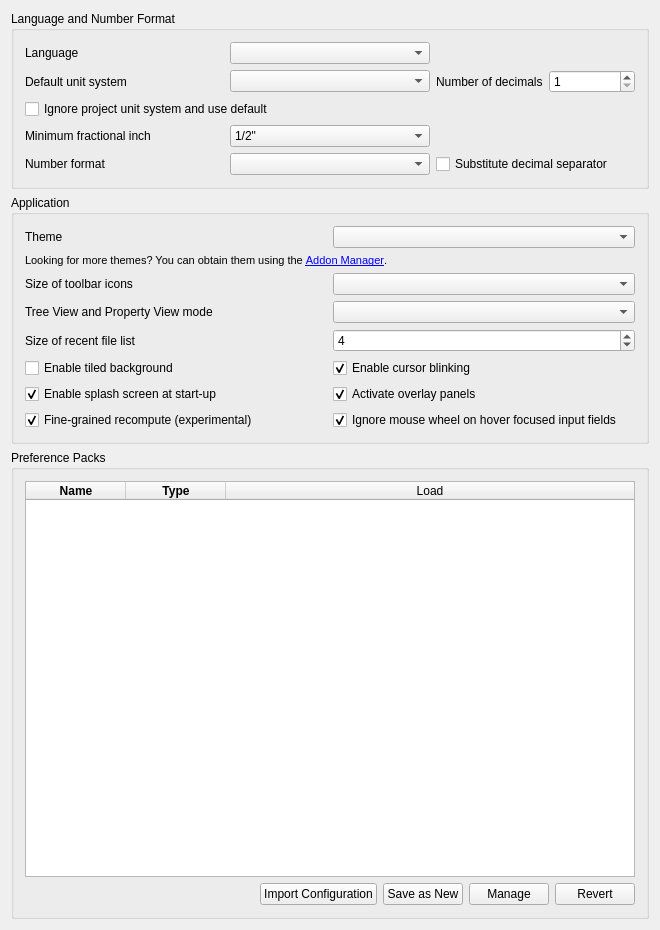
<?xml version="1.0" encoding="UTF-8"?>
<ui version="4.0">
 <class>Gui::Dialog::DlgSettingsGeneral</class>
 <widget class="QWidget" name="Gui::Dialog::DlgSettingsGeneral">
  <property name="geometry">
   <rect>
    <x>0</x>
    <y>0</y>
    <width>660</width>
    <height>930</height>
   </rect>
  </property>
  <property name="windowTitle">
   <string>General</string>
  </property>
   <layout class="QVBoxLayout" name="verticalLayout">
    <item>
     <widget class="QGroupBox" name="GroupBox7">
      <property name="title">
       <string>Language and Number Format</string>
      </property>
      <layout class="QGridLayout">
       <property name="leftMargin">
        <number>11</number>
       </property>
       <property name="topMargin">
        <number>11</number>
       </property>
       <property name="rightMargin">
        <number>11</number>
       </property>
       <property name="bottomMargin">
        <number>11</number>
       </property>
       <property name="spacing">
        <number>6</number>
       </property>
       <item row="0" column="0">
        <widget class="QLabel" name="TextLabel1_4">
         <property name="text">
          <string>Language</string>
         </property>
        </widget>
       </item>
       <item row="0" column="1">
        <widget class="QComboBox" name="Languages">
         <property name="toolTip">
          <string>Language of the application's user interface</string>
         </property>
        </widget>
       </item>
       <item row="1" column="0">
        <widget class="QLabel" name="unitSystemLabel">
         <property name="text">
          <string>Default unit system</string>
         </property>
        </widget>
       </item>
       <item row="1" column="1">
        <widget class="QComboBox" name="comboBox_UnitSystem">
         <property name="toolTip">
          <string>Unit system for all parts of the application. Can be overridden by specifying a document unit system.</string>
         </property>
        </widget>
       </item>
       <item row="1" column="2">
        <layout class="QHBoxLayout" name="horizontalLayout_3">
         <item>
          <widget class="QLabel" name="decimalsLabel">
           <property name="text">
            <string>Number of decimals</string>
           </property>
          </widget>
         </item>
         <item>
          <widget class="QSpinBox" name="spinBoxDecimals">
           <property name="toolTip">
            <string>Number of decimals that should be shown for numbers and dimensions</string>
           </property>
           <property name="minimum">
            <number>1</number>
           </property>
           <property name="maximum">
            <number>12</number>
           </property>
          </widget>
         </item>
        </layout>
       </item>
       <item row="2" column="0" colspan="3">
        <widget class="QCheckBox" name="checkBox_projectUnitSystemIgnore">
          <property name="toolTip">
           <string>Ignores document unit systems</string>
          </property>
          <property name="text">
           <string>Ignore project unit system and use default</string>
          </property>
        </widget>
       </item>
       <item row="3" column="0">
        <widget class="QLabel" name="fractionalInchLabel">
         <property name="text">
          <string>Minimum fractional inch</string>
         </property>
        </widget>
       </item>
       <item row="3" column="1">
        <widget class="QComboBox" name="comboBox_FracInch">
         <property name="toolTip">
          <string>Minimum fractional inch to be displayed</string>
         </property>
         <item>
          <property name="text">
           <string notr="true">1/2"</string>
          </property>
         </item>
         <item>
          <property name="text">
           <string notr="true">1/4"</string>
          </property>
         </item>
         <item>
          <property name="text">
           <string notr="true">1/8"</string>
          </property>
         </item>
         <item>
          <property name="text">
           <string notr="true">1/16"</string>
          </property>
         </item>
         <item>
          <property name="text">
           <string notr="true">1/32"</string>
          </property>
         </item>
         <item>
          <property name="text">
           <string notr="true">1/64"</string>
          </property>
         </item>
         <item>
          <property name="text">
           <string notr="true">1/128"</string>
          </property>
         </item>
        </widget>
       </item>
       <item row="4" column="0">
        <widget class="QLabel" name="TextLabel1_5">
         <property name="text">
          <string>Number format</string>
         </property>
        </widget>
       </item>
       <item row="4" column="1">
        <widget class="Gui::PrefComboBox" name="UseLocaleFormatting">
         <property name="prefEntry" stdset="0">
          <cstring>UseLocaleFormatting</cstring>
         </property>
         <property name="prefPath" stdset="0">
          <cstring>General</cstring>
         </property>
        </widget>
       </item>
       <item row="4" column="2">
        <widget class="Gui::PrefCheckBox" name="SubstituteDecimal">
         <property name="toolTip">
          <string>Substitutes numerical keypad decimal separator with locale separator, except
in the Python console and the macro editor where a
dot/period will always be printed</string>
         </property>
         <property name="text">
          <string>Substitute decimal separator</string>
         </property>
         <property name="prefEntry" stdset="0">
          <cstring>SubstituteDecimalSeparator</cstring>
         </property>
         <property name="prefPath" stdset="0">
          <cstring>General</cstring>
         </property>
        </widget>
       </item>
      </layout>
     </widget>
    </item>
    <item>
     <widget class="QGroupBox" name="GroupBox3">
      <property name="title">
       <string>Application</string>
      </property>
      <layout class="QGridLayout">
       <property name="leftMargin">
        <number>11</number>
       </property>
       <property name="topMargin">
        <number>11</number>
       </property>
       <property name="rightMargin">
        <number>11</number>
       </property>
       <property name="bottomMargin">
        <number>11</number>
       </property>
       <property name="spacing">
        <number>6</number>
       </property>
       <item row="0" column="0">
        <widget class="QLabel" name="themesLabel">
         <property name="text">
          <string>Theme</string>
         </property>
        </widget>
       </item>
       <item row="0" column="1">
        <widget class="QComboBox" name="themesCombobox">
         <property name="toolTip">
          <string>Customize the appearance of the user interface</string>
         </property>
        </widget>
       </item>
       <item row="1" column="0" colspan="2">
        <widget class="QLabel" name="moreThemesLabel">
         <property name="font">
          <font>
           <pointsize>8</pointsize>
          </font>
         </property>
         <property name="text">
          <string>Looking for more themes? You can obtain them using the &lt;a href=&quot;freecad:Std_AddonMgr&quot;&gt;Addon Manager&lt;/a&gt;.</string>
         </property>
         <property name="textFormat">
          <enum>Qt::RichText</enum>
         </property>
        </widget>
       </item>
       <item row="2" column="0">
        <widget class="QLabel" name="iconSizeLabel">
         <property name="text">
          <string>Size of toolbar icons</string>
         </property>
        </widget>
       </item>
       <item row="2" column="1">
        <widget class="QComboBox" name="toolbarIconSize">
         <property name="toolTip">
          <string>Icon size in the toolbar</string>
         </property>
        </widget>
       </item>
       <item row="3" column="0">
        <widget class="QLabel" name="treeModeLabel">
         <property name="text">
          <string>Tree View and Property View mode</string>
         </property>
        </widget>
       </item>
       <item row="3" column="1">
        <widget class="QComboBox" name="treeMode">
         <property name="toolTip">
          <string>Customize how the tree view is shown in the panel (restart required).

'Combined': combine tree and property view into one panel.
'Independent': split tree and property view into separate panels.</string>
         </property>
        </widget>
       </item>
       <item row="4" column="0">
        <widget class="QLabel" name="recentFileListLabel">
         <property name="text">
          <string>Size of recent file list</string>
         </property>
        </widget>
       </item>
       <item row="4" column="1">
        <widget class="Gui::PrefSpinBox" name="RecentFiles">
         <property name="toolTip">
          <string>How many files should be listed in recent files list</string>
         </property>
         <property name="value">
          <number>4</number>
         </property>
         <property name="prefEntry" stdset="0">
          <cstring>RecentFiles</cstring>
         </property>
         <property name="prefPath" stdset="0">
          <cstring>RecentFiles</cstring>
         </property>
        </widget>
       </item>
       <item row="5" column="0">
        <widget class="QCheckBox" name="tiledBackground">
         <property name="toolTip">
          <string>Background of the main window (when no document is opened) will consist of tiles of an image.</string>
         </property>
         <property name="text">
          <string>Enable tiled background</string>
         </property>
        </widget>
       </item>
       <item row="5" column="1">
        <widget class="Gui::PrefCheckBox" name="EnableCursorBlinking">
         <property name="toolTip">
          <string>The text cursor will be blinking</string>
         </property>
         <property name="text">
          <string>Enable cursor blinking</string>
         </property>
         <property name="checked">
          <bool>true</bool>
         </property>
         <property name="prefEntry" stdset="0">
          <cstring>EnableCursorBlinking</cstring>
         </property>
         <property name="prefPath" stdset="0">
          <cstring>General</cstring>
         </property>
        </widget>
       </item>
       <item row="6" column="0">
        <widget class="Gui::PrefCheckBox" name="SplashScreen">
         <property name="toolTip">
          <string>A splash screen is a small loading window that is shown
when FuCadUp is launching. If this option is checked, FuCadUp will
display the splash screen.</string>
         </property>
         <property name="text">
          <string>Enable splash screen at start-up</string>
         </property>
         <property name="checked">
          <bool>true</bool>
         </property>
         <property name="prefEntry" stdset="0">
          <cstring>ShowSplasher</cstring>
         </property>
         <property name="prefPath" stdset="0">
          <cstring>General</cstring>
         </property>
        </widget>
       </item>
       <item row="6" column="1">
        <widget class="Gui::PrefCheckBox" name="ActivateOverlay">
         <property name="toolTip">
          <string>Activate overlay handling of docked panels</string>
         </property>
         <property name="text">
          <string>Activate overlay panels</string>
         </property>
         <property name="checked">
          <bool>true</bool>
         </property>
         <property name="prefEntry" stdset="0">
          <cstring>ActivateOverlay</cstring>
         </property>
         <property name="prefPath" stdset="0">
          <cstring>DockWindows</cstring>
         </property>
        </widget>
       </item>
       <item row="7" column="1">
        <widget class="Gui::PrefCheckBox" name="ComboBoxWheelEventFilter">
         <property name="toolTip">
          <string>Prevent the mouse wheel from changing the value of combo boxes,
and spin boxes with hover focus</string>
         </property>
         <property name="text">
          <string>Ignore mouse wheel on hover focused input fields</string>
         </property>
         <property name="checked">
          <bool>true</bool>
         </property>
         <property name="prefEntry" stdset="0">
          <cstring>ComboBoxWheelEventFilter</cstring>
         </property>
         <property name="prefPath" stdset="0">
          <cstring>General</cstring>
         </property>
        </widget>
       </item>
       <item row="7" column="0">
        <widget class="Gui::PrefCheckBox" name="FineGrainedRecompute">
         <property name="toolTip">
          <string>Activate fine-grained recomputation of documents</string>
         </property>
         <property name="text">
          <string>Fine-grained recompute (experimental)</string>
         </property>
         <property name="checked">
          <bool>true</bool>
         </property>
         <property name="prefEntry" stdset="0">
          <cstring>FineGrainedRecompute</cstring>
         </property>
         <property name="prefPath" stdset="0">
          <cstring>General</cstring>
         </property>
        </widget>
       </item>
      </layout>
     </widget>
    </item>
    <item>
     <widget class="QGroupBox" name="groupBox">
      <property name="title">
       <string>Preference Packs</string>
      </property>
      <layout class="QHBoxLayout" name="horizontalLayout">
       <item>
        <layout class="QVBoxLayout" name="verticalLayout_3">
         <item>
          <widget class="QTableWidget" name="PreferencePacks">
           <property name="horizontalScrollBarPolicy">
            <enum>Qt::ScrollBarAlwaysOff</enum>
           </property>
           <property name="sizeAdjustPolicy">
            <enum>QAbstractScrollArea::AdjustToContents</enum>
           </property>
           <property name="editTriggers">
            <set>QAbstractItemView::NoEditTriggers</set>
           </property>
           <property name="showDropIndicator" stdset="0">
            <bool>false</bool>
           </property>
           <property name="dragDropOverwriteMode">
            <bool>false</bool>
           </property>
           <property name="selectionMode">
            <enum>QAbstractItemView::NoSelection</enum>
           </property>
           <property name="selectionBehavior">
            <enum>QAbstractItemView::SelectRows</enum>
           </property>
           <property name="showGrid">
            <bool>false</bool>
           </property>
           <property name="sortingEnabled">
            <bool>true</bool>
           </property>
           <property name="wordWrap">
            <bool>false</bool>
           </property>
           <property name="cornerButtonEnabled">
            <bool>false</bool>
           </property>
           <attribute name="horizontalHeaderVisible">
            <bool>true</bool>
           </attribute>
           <attribute name="horizontalHeaderCascadingSectionResizes">
            <bool>true</bool>
           </attribute>
           <attribute name="horizontalHeaderMinimumSectionSize">
            <number>30</number>
           </attribute>
           <attribute name="horizontalHeaderDefaultSectionSize">
            <number>100</number>
           </attribute>
           <attribute name="horizontalHeaderStretchLastSection">
            <bool>true</bool>
           </attribute>
           <attribute name="verticalHeaderVisible">
            <bool>false</bool>
           </attribute>
           <attribute name="verticalHeaderMinimumSectionSize">
            <number>16</number>
           </attribute>
           <attribute name="verticalHeaderDefaultSectionSize">
            <number>24</number>
           </attribute>
           <column>
            <property name="text">
             <string>Name</string>
            </property>
            <property name="font">
             <font>
              <weight>75</weight>
              <bold>true</bold>
             </font>
            </property>
           </column>
           <column>
            <property name="text">
             <string>Type</string>
            </property>
            <property name="font">
             <font>
              <weight>75</weight>
              <bold>true</bold>
             </font>
            </property>
           </column>
           <column>
            <property name="text">
             <string>Load</string>
            </property>
           </column>
          </widget>
         </item>
         <item>
          <layout class="QHBoxLayout" name="horizontalLayout_2">
           <item>
            <spacer name="horizontalSpacer">
             <property name="orientation">
              <enum>Qt::Horizontal</enum>
             </property>
             <property name="sizeHint" stdset="0">
              <size>
               <width>40</width>
               <height>20</height>
              </size>
             </property>
            </spacer>
           </item>
           <item>
            <widget class="QPushButton" name="ImportConfig">
             <property name="text">
              <string>Import Configuration</string>
             </property>
            </widget>
           </item>
           <item>
            <widget class="QPushButton" name="SaveNewPreferencePack">
             <property name="text">
              <string>Save as New</string>
             </property>
            </widget>
           </item>
           <item>
            <widget class="QPushButton" name="ManagePreferencePacks">
             <property name="sizePolicy">
              <sizepolicy hsizetype="Fixed" vsizetype="Fixed">
               <horstretch>0</horstretch>
               <verstretch>0</verstretch>
              </sizepolicy>
             </property>
             <property name="text">
              <string>Manage</string>
             </property>
            </widget>
           </item>
           <item>
            <widget class="QPushButton" name="RevertToSavedConfig">
             <property name="text">
              <string>Revert</string>
             </property>
            </widget>
           </item>
          </layout>
         </item>
        </layout>
       </item>
      </layout>
     </widget>
    </item>
  </layout>
 </widget>
 <layoutdefault spacing="6" margin="11"/>
 <customwidgets>
  <customwidget>
   <class>Gui::PrefSpinBox</class>
   <extends>QSpinBox</extends>
   <header>Gui/PrefWidgets.h</header>
  </customwidget>
  <customwidget>
   <class>Gui::PrefCheckBox</class>
   <extends>QCheckBox</extends>
   <header>Gui/PrefWidgets.h</header>
  </customwidget>
  <customwidget>
   <class>Gui::PrefComboBox</class>
   <extends>QComboBox</extends>
   <header>Gui/PrefWidgets.h</header>
  </customwidget>
 </customwidgets>
 <tabstops>
  <tabstop>Languages</tabstop>
  <tabstop>RecentFiles</tabstop>
  <tabstop>EnableCursorBlinking</tabstop>
  <tabstop>SplashScreen</tabstop>
 </tabstops>
 <resources/>
 <connections/>
</ui>
